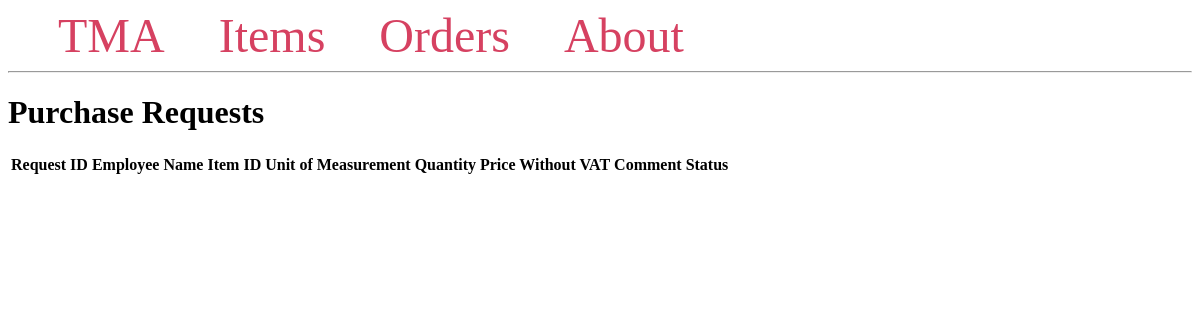
/orders/, run on an earlier commit of the app's database.
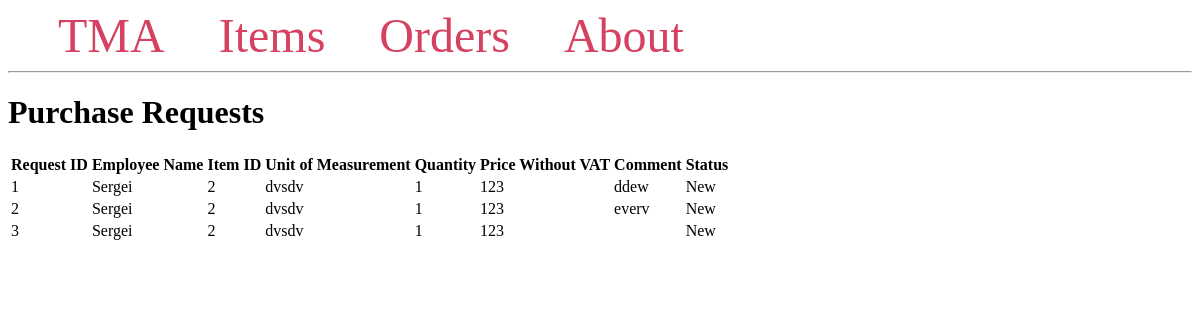
And on a later commit of the database.
### tables this page shows
CREATE TABLE TMARequests (
    RequestID INTEGER PRIMARY KEY,
    EmployeeName VARCHAR(255) NOT NULL,
    ItemID INTEGER NOT NULL,
    UnitOfMeasurement VARCHAR(255) NOT NULL,
    Quantity INTEGER NOT NULL,
    PriceWithoutVAT DECIMAL(10, 2) NOT NULL,
    Comment TEXT,
    Status VARCHAR(255) DEFAULT 'New',
    FOREIGN KEY (ItemID) REFERENCES Items(ItemID)
);

### app.py (the view)
@app.route('/orders/')
def list_orders():
    conn = get_db_connection()
    requests = conn.execute('SELECT * FROM TMARequests').fetchall()
    conn.close()
    return render_template('list_orders.html', requests=requests)

### app.py (called while the page is built)
def get_db_connection():
    conn = sqlite3.connect('db/database.db')
    conn.row_factory = sqlite3.Row
    return conn

### templates/list_orders.html (shortened to what this page needs)
{% extends 'base.html' %}
{% block content %}
    <h1>Purchase Requests</h1>
    <table>
        <thead>
            <tr>
                <th>Request ID</th>
                <th>Employee Name</th>
                <th>Item ID</th>
                <th>Unit of Measurement</th>
                <th>Quantity</th>
                <th>Price Without VAT</th>
                <th>Comment</th>
                <th>Status</th>
            </tr>
        </thead>
        <tbody>
            {% for request in requests %}
            <tr>
                <td>{{ request.RequestID }}</td>
                <td>{{ request.EmployeeName }}</td>
                <td>{{ request.ItemID }}</td>
                <td>{{ request.UnitOfMeasurement }}</td>
                <td>{{ request.Quantity }}</td>
                <td>{{ request.PriceWithoutVAT }}</td>
                <td>{{ request.Comment }}</td>
                <td>{{ request.Status }}</td>
            </tr>
            {% endfor %}
        </tbody>
    </table>
{% endblock %}

### templates/base.html (shortened to what this page needs)
<!DOCTYPE html>
<html lang="en">
<head>
</head>
<body>
    <nav>
        <a href="{{ url_for('index') }}">TMA</a>
        <a href="{{ url_for('list_items') }}">Items</a>
        <a href="{{ url_for('list_orders') }}">Orders</a>
        <a href="#">About</a>
    </nav>
    <hr>
    <div class="content">
        {% block content %}{% endblock %}
    </div>
</body>
</html>

### templates/base.html (style rules this page uses)
nav a { color: #d64161; font-size: 3em; margin-left: 50px; text-decoration: none; }

What changed in the data, as far as the page shows it:
added TMARequests: RequestID "1", EmployeeName "Sergei", ItemID "2", UnitOfMeasurement "dvsdv", Quantity "1", PriceWithoutVAT "123", Comment "ddew", Status "New"
added TMARequests: RequestID "2", EmployeeName "Sergei", ItemID "2", UnitOfMeasurement "dvsdv", Quantity "1", PriceWithoutVAT "123", Comment "everv", Status "New"
added TMARequests: RequestID "3", EmployeeName "Sergei", ItemID "2", UnitOfMeasurement "dvsdv", Quantity "1", PriceWithoutVAT "123", Status "New"
